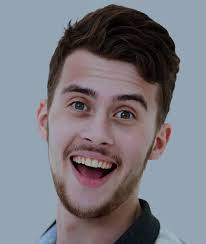
#> input picture dz/images-2023-03-03T165710.304.png, 206 x 244 px
$ python dz.py
#> lines starting #> are read from the running program, lines starting #| are printed output that depends on the picture; after the words box and inside, x2 and y2 are one past the last pixel; in counts of white or black regions, pixels touching at a corner belong together
import cv2
from PIL import Image
image_path = 'images-2023-03-03T165710.304.png'
image = cv2.imread(image_path)
#> image is the input picture: shape (244, 206, 3); mean B, G, R 128.6, 121.3, 122.7
eye_cascade = cv2.CascadeClassifier('haarcascade_eye.xml')
smile_cascade = cv2.CascadeClassifier('haarcascade_smile.xml')
eye = eye_cascade.detectMultiScale(image)
#> eye = [[60, 87, 38, 38], [104, 94, 39, 39]]
smile = smile_cascade.detectMultiScale(image)
#> smile = [[60, 145, 71, 36], [45, 181, 96, 48]]
human = Image.open(image_path)
print(eye)
#| [[ 60  87  38  38]
#|  [104  94  39  39]]
for (x, y, w, h) in eye:
    cv2.rectangle(image,(x,y), (x+w, y+h), (0, 255, 255), 3)
#> this loop made 2 passes
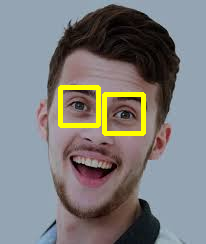
#> image: shape (244, 206, 3); 3.02% of pixels changed, all inside (x1, y1, x2, y2) = (58, 85, 146, 136)

for (x, y, w, h) in smile:
    cv2.rectangle(image, (x, y), (x + w, y + h), (0, 255, 255), 3)
#> this loop made 2 passes
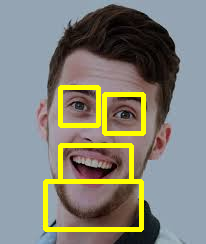
#> image: shape (244, 206, 3); 4.2% of pixels changed, all inside (x1, y1, x2, y2) = (43, 143, 144, 232)

cv2.imshow("Humanayet and smile", image)
cv2.waitKey()

$ run again, with dz/images-2023-03-03T170647.821.png copied over dz/images-2023-03-03T165710.304.png
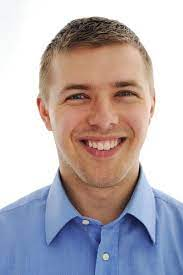
#> input picture dz/images-2023-03-03T170647.821.png, 183 x 275 px
#> image is the input picture: shape (275, 183, 3); mean B, G, R 180.4, 175.5, 183.4
#> eye = [[109, 79, 31, 31], [110, 130, 24, 24], [59, 81, 34, 34], [73, 129, 23, 23]]
#> smile = [[67, 126, 72, 36], [69, 174, 58, 29], [66, 211, 40, 20]]
#| [[109  79  31  31]
#|  [110 130  24  24]
#|  [ 59  81  34  34]
#|  [ 73 129  23  23]]
#> the loop `for (x, y, w, h) in eye:` made 4 passes
#> after the loop `for (x, y, w, h) in eye:`:
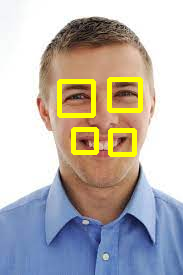
#> image: shape (275, 183, 3); 4.36% of pixels changed, all inside (x1, y1, x2, y2) = (57, 77, 143, 157)
#> the loop `for (x, y, w, h) in smile:` made 3 passes
#> after the loop `for (x, y, w, h) in smile:`:
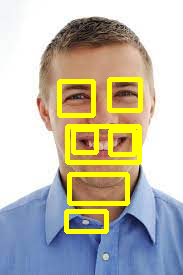
#> image: shape (275, 183, 3); 4.85% of pixels changed, all inside (x1, y1, x2, y2) = (64, 124, 142, 234)

$ run again, with dz/cat.jpeg saved as dz/images-2023-03-03T165710.304.png
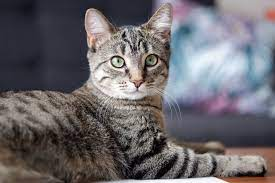
#> input picture dz/cat.jpeg, 275 x 183 px
#> image is the input picture: shape (183, 275, 3); mean B, G, R 107.7, 103, 106.6
#> eye = [[176, 19, 22, 22], [231, 36, 27, 27]]
#> smile = 16 rows, first 6: [92, 71, 72, 36], [18, 84, 42, 21], [46, 93, 37, 18], [111, 94, 44, 22], [35, 99, 45, 22], [24, 109, 43, 21]
#| [[176  19  22  22]
#|  [231  36  27  27]]
#> the loop `for (x, y, w, h) in eye:` made 2 passes
#> after the loop `for (x, y, w, h) in eye:`:
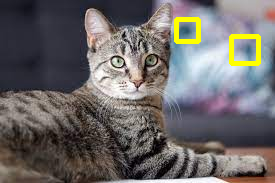
#> image: shape (183, 275, 3); 1.9% of pixels changed, all inside (x1, y1, x2, y2) = (174, 17, 261, 66)
#> the loop `for (x, y, w, h) in smile:` made 16 passes
#> after the loop `for (x, y, w, h) in smile:`:
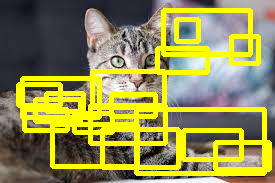
#> image: shape (183, 275, 3); mean B, G, R 78, 142.7, 145.1
